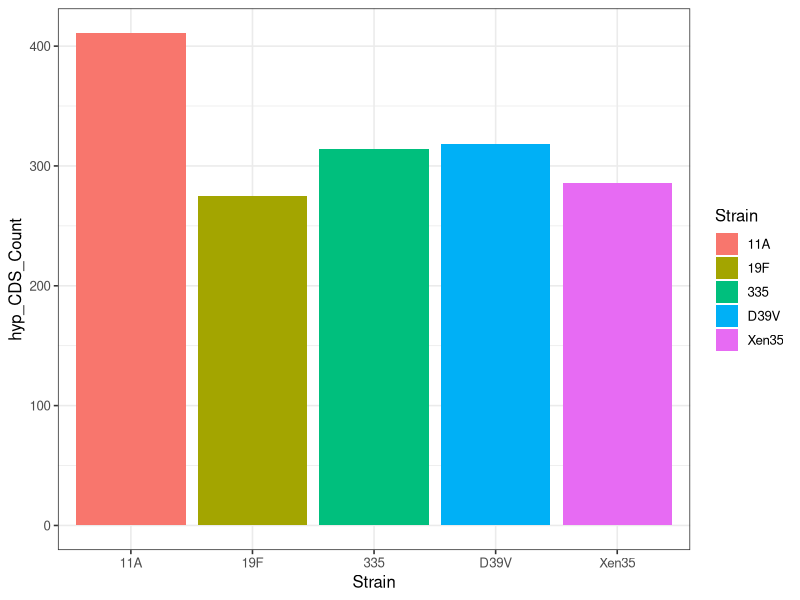
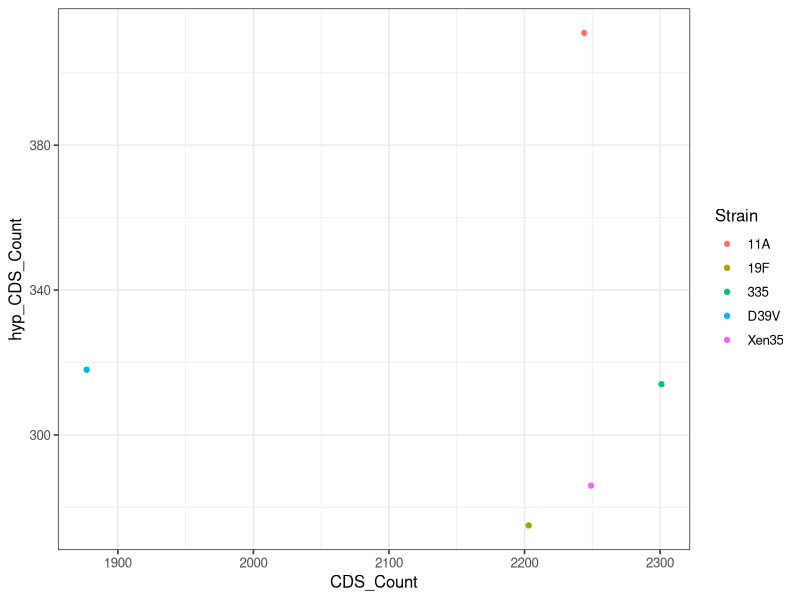

Write the R code that produced these figures, in order.
## ---- chunk 1
library(knitr)
opts_chunk$set(fig.align="center", fig.height=4, fig.width=5)
library(ggplot2)
theme_set(theme_bw(base_size=12))
library(tidyr)

# Reads the csv file created in python
StreptoPneumae <- read.csv("StreptoPneumae.csv")
## ---- chunk 2
# R code for statistical analysis goes here

# Linear regression of the data
fit <- lm(StreptoPneumae$Gene_Count ~ StreptoPneumae$hyp_CDS_Count + StreptoPneumae$CDS_Count, data = StreptoPneumae)
summary(fit) # Results
## ---- chunk 3
# R code for plot 1 goes here

# A bar chart of the the hypothetical protein counts for each strain
ggplot(StreptoPneumae, aes(x = Strain, y = hyp_CDS_Count, fill = Strain)) + geom_col()
## ---- chunk 4
# R code for plot 2 goes here

# A scatterplot of hyp_CDS_Count Vs CDS_Count distinguishing each point by strain type 
ggplot(StreptoPneumae, aes(x=CDS_Count, y=hyp_CDS_Count)) + geom_point(aes(col = Strain))
